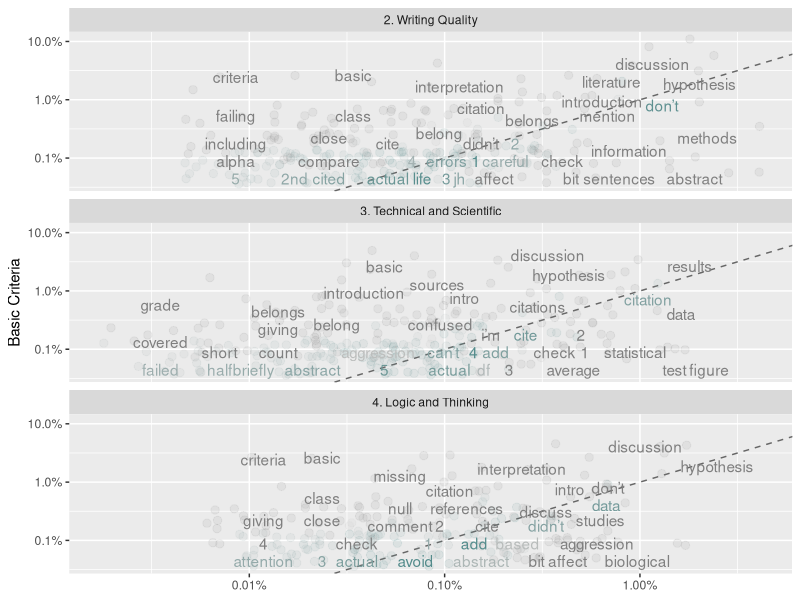
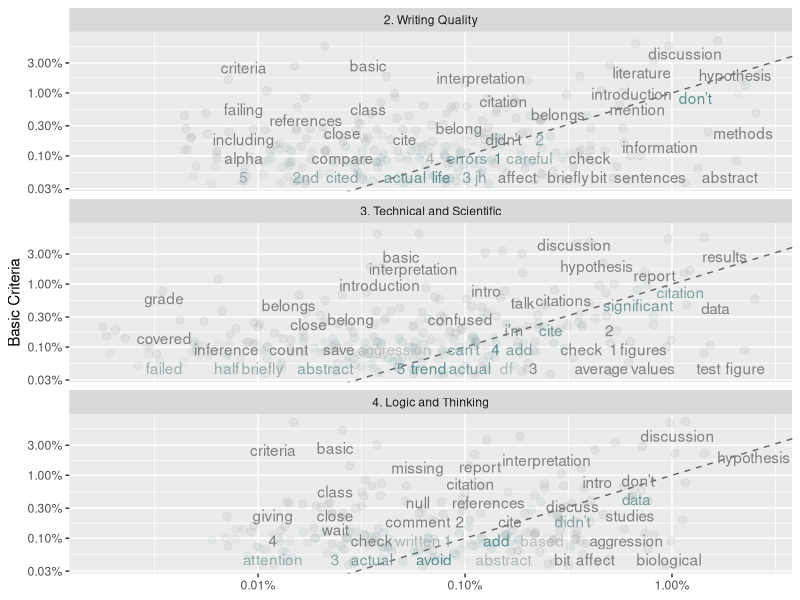

Write the R code that produced these figures, in order.
## ---- chunk 1
knitr::opts_chunk$set(echo = TRUE)
## ---- chunk 2
library(tidyverse)
library(tidytext)
library(dplyr)
library(tidyr)
library(ggplot2)
library(scales)
## ---- chunk 3
# Read CSV.
base_data <- read_csv(file='data/coded_full_comments_dataset_Spring18anon.csv')
head(base_data)

# Isolate table rows to compare.
frequency2 <- filter(base_data, code.subject=="1. Basic Criteria" |code.subject=="2. Writing Quality"|code.subject=="3. Technical and Scientific"|code.subject=="4. Logic and Thinking")

#Reduce larger dataframe to just 4 required columns of data  
frequency.subcolumns <- frequency2 %>% select(1, 22:24)
## ---- chunk 4
# Tokenize phrases, remove stop words listed in standard reference file.
base_data_tokenized <- frequency.subcolumns %>% 
  unnest_tokens(word,ta.comment) %>% 
  anti_join(stop_words)
## ---- chunk 5
#Groups by code.subject, calculated proportional frequency in each group.
#Final step creates 4 columns; 2 are for 1. Basic Criteria data, others for 
#remaining three data sets. Stats will compare 1. BC against others.
base_data_tokenized_sorted <- base_data_tokenized %>% 
  group_by(code.subject) %>%
  count(code.subject, word, sort=TRUE) %>% 
  mutate(proportion = n / sum(n)) %>% 
  select(-n) %>% 
  spread(code.subject, proportion) %>% 
  gather(code.subject, proportion, `2. Writing Quality`:`3. Technical and Scientific`:`4. Logic and Thinking`)
## ---- chunk 6
cor.test(data = base_data_tokenized_sorted[base_data_tokenized_sorted$code.subject == "2. Writing Quality",], 
         ~ proportion + `1. Basic Criteria`)
## ---- chunk 7
cor.test(data = base_data_tokenized_sorted[base_data_tokenized_sorted$code.subject == "3. Technical and Scientific",], 
         ~ proportion + `1. Basic Criteria`)
## ---- chunk 8
cor.test(data = base_data_tokenized_sorted[base_data_tokenized_sorted$code.subject == "4. Logic and Thinking",], 
         ~ proportion + `1. Basic Criteria`)
## ---- chunk 9
# Expect a warning about rows with missing values being removed
ggplot(base_data_tokenized_sorted, aes(x = proportion, y = `1. Basic Criteria`, color = abs(`1. Basic Criteria` - proportion))) +
  geom_abline(color = "gray40", lty = 2) +
  geom_jitter(alpha = 0.1, size = 2.5, width = 0.3, height = 0.3) +
  geom_text(aes(label = word), check_overlap = TRUE, vjust = 1.5) +
  scale_x_log10(labels = percent_format()) +
  scale_y_log10(labels = percent_format()) +
  scale_color_gradient(limits = c(0, 0.001), low = "darkslategray4", high = "gray75") +
  facet_wrap(~code.subject, ncol = 1) +
  theme(legend.position="none") +
  labs(y = "Basic Criteria", x = NULL)
  ggsave("plot.png", width = 6, height = 10)
